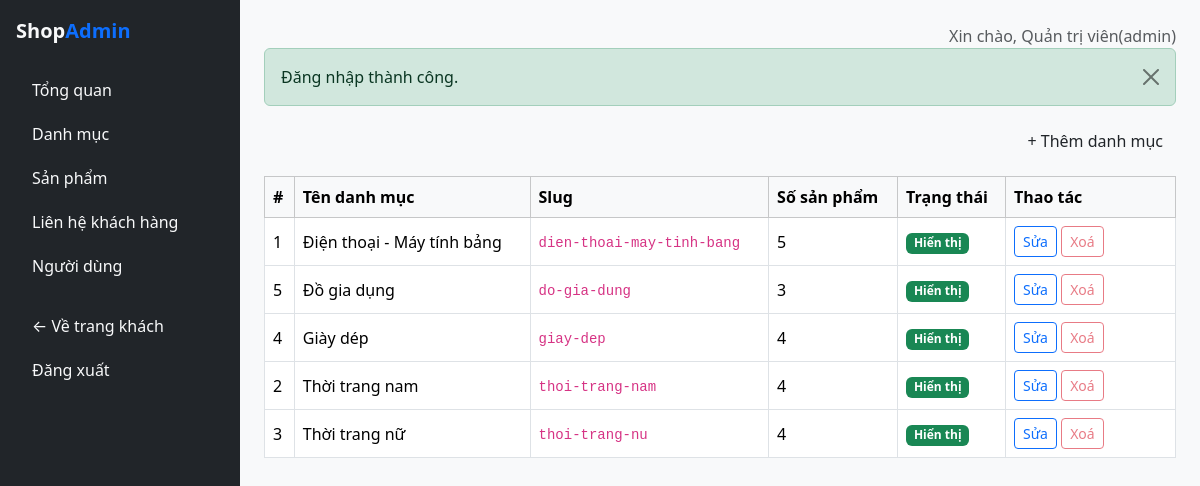
Screenshot of /public/admin/category (signed in) with the database file from the repository.
### tables this page shows
CREATE TABLE categories (
id INT AUTO_INCREMENT PRIMARY KEY,
name VARCHAR(150) NOT NULL,
slug VARCHAR(160) NOT NULL UNIQUE,
status ENUM('active','inactive') NOT NULL DEFAULT 'active'
);

### app/core/Controller.php (called while the page is built, shortened)
<?php
abstract class Controller
{
 protected function view(string $view, array $data = [], string|false
$layout = 'main'): void
{
$viewFile = __DIR__ . '/../views/' . $view . '.php';
 $layoutFile = __DIR__ . '/../views/layouts/' . $layout . '.php';
 $content = function () use ($viewFile, $data) {
extract($data);
require $viewFile;
};
require $layoutFile;
}
 }

### app/core/AdminController.php (called while the page is built, shortened)
<?php
abstract class AdminController extends Controller
{
protected function view(string $view, array $data = [], string|false
$layout = 'admin'): void
{
parent::view($view, $data, $layout);
}
}

### app/controllers/admin/AdminCategoryController.php (called while the page is built, shortened)
<?php
class AdminCategoryController extends AdminController
{
public function index(): void
{
$sql = "SELECT c.*, COUNT(p.id) AS product_count
FROM categories c
LEFT JOIN products p ON p.category_id = c.id
GROUP BY c.id
ORDER BY c.name ASC";
$categories = Database::getInstance()->query($sql)->fetchAll();
$this->view('admin/category/index', ['pageTitle' => 'Quản lý danh
mục', 'categories' => $categories]);
}
}

### app/core/App.php (called while the page is built, shortened)
<?php
class App
{
    protected string $action;
    protected array $params = [];
    public function __construct()
    {
        $url = isset($_GET['url']) ? trim($_GET['url'], '/') : '';
        $segments = $url === '' ? [] : explode('/', $url);
        if (($segments[0] ?? '') === 'admin') {
            $this->action = $segments[2] ?? 'index';
            $this->params = array_slice($segments, 3);
        } else {
            $this->controllerName = ucfirst($segments[0] ?? 'home') . 'Controller';
            $this->action = $segments[1] ?? 'index';
            $this->params = array_slice($segments, 2);
        }
        $this->dispatch();
    }
    protected function dispatch(): void
    {
        $controller = new $this->controllerName();
        call_user_func_array([$controller, $this->action], $this->params);
    }
}
?>

### public/index.php (called while the page is built, shortened)
<?php
require_once __DIR__ . '/../app/core/helpers.php';
spl_autoload_register(function (string $class): void {
$directories = [
__DIR__ . '/../app/core/',
__DIR__ . '/../app/controllers/',
__DIR__ . '/../app/controllers/admin/',
__DIR__ . '/../app/models/',
__DIR__ . '/../app/services/',
];
foreach ($directories as $dir) {
$file = $dir . $class . '.php';
if (file_exists($file)) {
return;
}
}
});
new App();
?>

### app/core/helpers.php (called while the page is built, shortened)
<?php
function e(string $value): string
{
return htmlspecialchars($value, ENT_QUOTES, 'UTF-8');
}
function base_url(string $path = ''): string
{
return rtrim(BASE_URL, '/') . '/' . ltrim($path, '/');
}
function asset(string $path): string
{
return base_url('assets/' . ltrim($path, '/'));
}
function flash(string $key, ?string $message = null, string $type =
'success'): ?array
{
if (!empty($_SESSION['flash'][$key])) {
$data = $_SESSION['flash'][$key];
return $data;
}
return null;
}

### app/core/Auth.php (called while the page is built, shortened)
<?php
class Auth
{
public static function user(): ?array
{
return $_SESSION['user'] ?? null;
}
public static function role(): ?string
{
return $_SESSION['user']['role'] ?? null;
}
}

### app/core/database.php (called while the page is built, shortened)
<?php
class Database
{
private static ?PDO $instance = null;
public static function getInstance(): PDO
{
if (self::$instance === null) {
$dsn = 'mysql:host=' . DB_HOST . ';dbname=' . DB_NAME .
';charset=' . DB_CHARSET;
try {
self::$instance = new PDO($dsn, DB_USER, DB_PASS, [
PDO::ATTR_ERRMODE => PDO::ERRMODE_EXCEPTION,
PDO::ATTR_DEFAULT_FETCH_MODE => PDO::FETCH_ASSOC,
PDO::ATTR_EMULATE_PREPARES => false,
]);
} catch (PDOException $e) {
error_log('Loi ket noi CSDL: ' . $e->getMessage());
http_response_code(500);
die('Xin loi, he thong dang gap su co. Vui long thu lai
sau.');
}
}
return self::$instance;
}
}
?>

### app/views/admin/category/index.php (the view, shortened to what this page needs)
<div class="d-flex justify-content-end mb-3">
<a href="<?= e(base_url('admin/category/add')) ?>" class="btn btn-
primary">+ Thêm danh mục</a>
</div>
<div class="table-responsive">
<table class="table table-bordered bg-white align-middle">
<thead class="table-light">
<tr>
<th>#</th><th>Tên danh mục</th><th>Slug</th><th>Số sản
phẩm</th><th>Trạng thái</th>
<th style="width: 170px;">Thao tác</th>
</tr>
</thead>
<tbody>
<?php foreach ($categories as $c): ?>
<tr>
<td><?= (int) $c['id'] ?></td>
<td><?= e($c['name']) ?></td>
<td><code><?= e($c['slug']) ?></code></td>
<td><?= (int) $c['product_count'] ?></td>
<td>
<?php if ($c['status'] === 'active'): ?>
<span class="badge bg-success">Hiển thị</span>
<?php else: ?>
<span class="badge bg-secondary">Đang ẩn</span>
<?php endif; ?>
</td>
<td>
<a href="<?= e(base_url('admin/category/edit/' .
$c['id'])) ?>" class="btn btn-sm btn-outline-primary">Sửa</a>
<form method="POST" action="<?=
e(base_url('admin/category/delete')) ?>" class="d-inline"
onsubmit="return confirm('Xoá danh mục này?');">
<button class="btn btn-sm btn-outline-danger"
<?= $c['product_count'] > 0 ? 'disabled
title="Còn sản phẩm, không thể xoá"' : '' ?>>
Xoá
</button>
</form>
</td>
</tr>
<?php endforeach; ?>
</tbody>
</table>
</div>

### app/views/layouts/admin.php (shortened to what this page needs)
<!DOCTYPE html>
<html lang="vi">
<head>
<link
href="https://cdn.jsdelivr.net/npm/bootstrap@5/dist/css/bootstrap.min.css"
rel="stylesheet">
<link href="<?= e(asset('css/style.css')) ?>" rel="stylesheet">
</head>
<body>
<div class="d-flex">
<nav class="bg-dark text-light p-3" style="width: 240px; min-height:
100vh;">
<a href="<?= e(base_url('admin/dashboard')) ?>" class="d-block
text-light text-decoration-none fw-bold fs-5 mb-4">
Shop<span class="text-primary">Admin</span>
</a>
<ul class="nav nav-pills flex-column gap-1">
<li class="nav-item">
<a class="nav-link text-light" href="<?=
e(base_url('admin/dashboard')) ?>">Tổng quan</a>
</li>
<li class="nav-item">
<a class="nav-link text-light" href="<?=
e(base_url('admin/category')) ?>">Danh mục</a>
</li>
<li class="nav-item">
<a class="nav-link text-light" href="<?=
e(base_url('admin/product')) ?>">Sản phẩm</a>
</li>
<li class="nav-item">
<a class="nav-link text-light" href="<?=
e(base_url('admin/contact')) ?>">Liên hệ khách hàng</a>
</li>
<?php if (Auth::role() === 'admin'): ?>
<li class="nav-item">
<a class="nav-link text-light" href="<?=
e(base_url('admin/user')) ?>">Người dùng</a>
</li>
<?php endif; ?>
<li class="nav-item mt-3">
<a class="nav-link text-light" href="<?= e(base_url(''))
?>">&larr; Về trang khách</a>
</li>
<li class="nav-item">
<a class="nav-link text-light" href="<?=
e(base_url('admin/auth/logout')) ?>">Đăng xuất</a>
</li>
</ul>
</nav>
<div class="flex-grow-1 p-4">
<div class="d-flex justify-content-between align-items-center mb-
4">
<span class="text-muted">
Xin chào, <?= e(Auth::user()['full_name'] ?? '') ?>
(<?= e(Auth::role() ?? '') ?>)
</span>
</div>
<?php if ($f = flash('success')): ?>
<div class="alert alert-success alert-dismissible fade show"
role="alert">
<?= $f['message'] ?>
<button type="button" class="btn-close" data-bs-
dismiss="alert"></button>
</div>
<?php endif; ?>
<?php $content(); ?>
</div>
</div>
</body>
</html>

### public/assets/css/style.css (style rules this page uses)
body { background-color: #f8f9fa; }

### rows the page displays
categories: id "1", name "Điện thoại - Máy tính bảng", slug "dien-thoai-may-tinh-bang", product_count "5", status "Hiển thị"
categories: id "5", name "Đồ gia dụng", slug "do-gia-dung", product_count "3", status "Hiển thị"
categories: id "4", name "Giày dép", slug "giay-dep", product_count "4", status "Hiển thị"
categories: id "2", name "Thời trang nam", slug "thoi-trang-nam", product_count "4", status "Hiển thị"
categories: id "3", name "Thời trang nữ", slug "thoi-trang-nu", product_count "4", status "Hiển thị"

### other values shown
Auth::user()['full_name'] "Quản trị viên"
Auth::role() "admin"
$f['message'] "Đăng nhập thành công."
